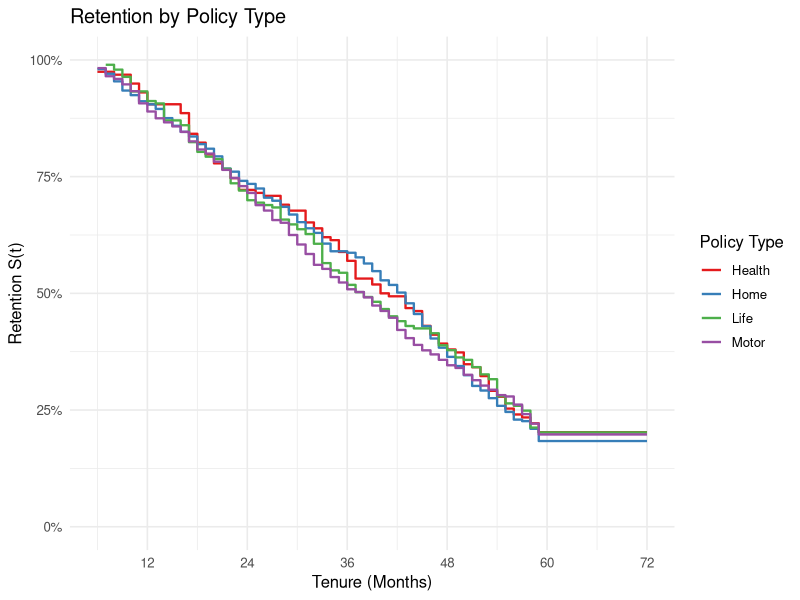
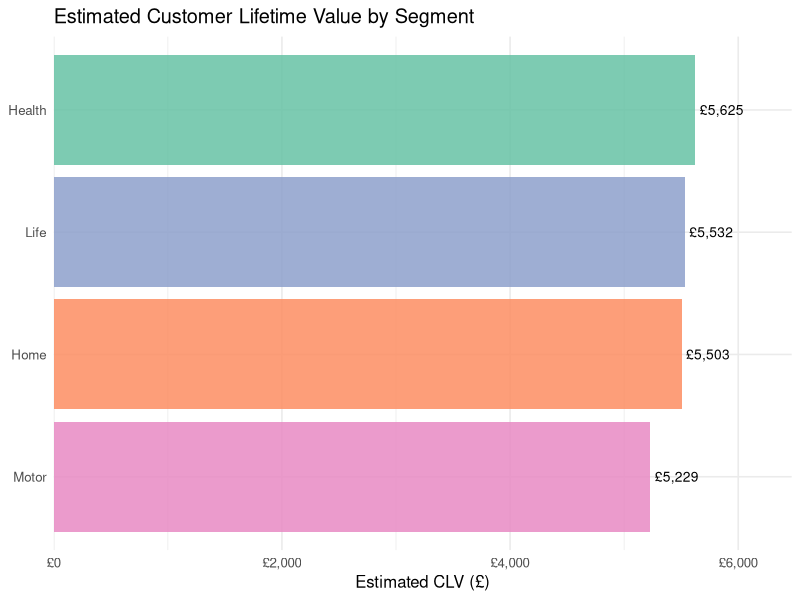

Here is the R script that generated these plots, in order:
## ---- chunk 1
knitr::opts_chunk$set(echo = FALSE, warning = FALSE, message = FALSE)
## ---- chunk 2
library(tidyverse)
library(survival)
library(knitr)

policyholders <- read_csv("L2_policyholders.csv") %>%
  mutate(
    time     = policy_duration_months,
    event    = if_else(policy_duration_months < 60, 1, 0),
    age_band = cut(age, breaks = c(0, 35, 50, 65, 100),
                   labels = c("Under 35", "35-50", "50-65", "Over 65"))
  )
## ---- chunk 3
segment_summary <- policyholders %>%
  group_by(policy_type) %>%
  summarise(
    Customers   = n(),
    Churned     = sum(event),
    `Churn Rate` = mean(event),
    `Median Tenure` = median(time),
    .groups = "drop"
  ) %>%
  arrange(desc(`Churn Rate`))
## ---- chunk 4
segment_summary %>%
  mutate(`Churn Rate` = paste0(round(`Churn Rate` * 100, 1), "%")) %>%
  kable(caption = "Table 1: Churn Profile by Policy Type (highest risk first)")
## ---- chunk 5
highest_risk <- segment_summary$policy_type[1]
highest_rate <- segment_summary$`Churn Rate`[1]
## ---- chunk 6
fit_segments <- survfit(Surv(time, event) ~ policy_type,
                        data = policyholders)
## ---- chunk 7
strata_names <- names(fit_segments$strata)

km_data <- tibble(
  time   = fit_segments$time,
  surv   = fit_segments$surv,
  strata = rep(strata_names, times = fit_segments$strata)
) %>%
  mutate(policy_type = str_remove(strata, "policy_type="))

ggplot(km_data, aes(x = time, y = surv, color = policy_type)) +
  geom_step(linewidth = 0.8) +
  scale_color_brewer(palette = "Set1") +
  scale_y_continuous(limits = c(0, 1), labels = scales::percent_format()) +
  scale_x_continuous(breaks = seq(0, 72, 12)) +
  labs(title = "Retention by Policy Type",
       x = "Tenure (Months)", y = "Retention S(t)",
       color = "Policy Type") +
  theme_minimal(base_size = 12)
## ---- chunk 8
median_lifetimes <- policyholders %>%
  group_by(policy_type) %>%
  group_modify(~ {
    fit <- survreg(Surv(time, event) ~ 1,
                   data = .x, dist = "weibull")
    median_t <- predict(fit, newdata = data.frame(1),
                        type = "quantile", p = 0.5)[1]
    tibble(median_lifetime = median_t)
  }) %>%
  ungroup()
## ---- chunk 9
median_lifetimes %>%
  arrange(median_lifetime) %>%
  mutate(median_lifetime = round(median_lifetime, 1)) %>%
  rename(`Policy Type` = policy_type,
         `Median Lifetime (Months)` = median_lifetime) %>%
  kable(caption = "Table 2: Weibull Median Customer Lifetime by Segment")
## ---- chunk 10
clv_analysis <- policyholders %>%
  group_by(policy_type) %>%
  summarise(
    avg_premium    = mean(annual_premium),
    median_tenure  = median(time),
    .groups = "drop"
  ) %>%
  left_join(median_lifetimes, by = "policy_type") %>%
  mutate(
    # Simple CLV proxy: monthly premium × expected lifetime
    monthly_premium = avg_premium / 12,
    estimated_clv   = monthly_premium * median_lifetime
  )
## ---- chunk 11
clv_analysis %>%
  mutate(
    avg_premium     = paste0("£", round(avg_premium, 0)),
    median_lifetime = round(median_lifetime, 1),
    estimated_clv   = paste0("£", format(round(estimated_clv, 0),
                                          big.mark = ","))
  ) %>%
  select(`Policy Type` = policy_type,
         `Avg Annual Premium` = avg_premium,
         `Median Lifetime (Months)` = median_lifetime,
         `Estimated CLV` = estimated_clv) %>%
  kable(caption = "Table 3: Estimated Customer Lifetime Value by Segment")
## ---- chunk 12
clv_analysis %>%
  ggplot(aes(x = reorder(policy_type, estimated_clv),
             y = estimated_clv, fill = policy_type)) +
  geom_col(alpha = 0.85) +
  geom_text(aes(label = paste0("£", format(round(estimated_clv, 0),
                                            big.mark = ","))),
            hjust = -0.1, size = 3.5) +
  coord_flip() +
  scale_fill_brewer(palette = "Set2") +
  scale_y_continuous(labels = scales::comma_format(prefix = "£"),
                     expand = expansion(mult = c(0, 0.15))) +
  labs(title = "Estimated Customer Lifetime Value by Segment",
       x = NULL, y = "Estimated CLV (£)") +
  theme_minimal(base_size = 12) +
  theme(legend.position = "none")
## ---- chunk 13
# Priority score: high churn × high CLV = high retention priority
priority <- segment_summary %>%
  left_join(clv_analysis %>% select(policy_type, estimated_clv),
            by = "policy_type") %>%
  mutate(
    churn_rate     = Churned / Customers,
    priority_score = churn_rate * estimated_clv
  ) %>%
  arrange(desc(priority_score))
## ---- chunk 14
priority %>%
  mutate(
    churn_rate     = paste0(round(churn_rate * 100, 1), "%"),
    estimated_clv  = paste0("£", format(round(estimated_clv, 0),
                                         big.mark = ",")),
    priority_score = round(priority_score, 0)
  ) %>%
  select(`Policy Type` = policy_type,
         `Churn Rate` = churn_rate,
         `Est. CLV` = estimated_clv,
         `Priority Score` = priority_score) %>%
  kable(caption = "Table 4: Retention Priority Ranking (churn × CLV)")
## ---- chunk 15
top_segment <- priority$policy_type[1]
